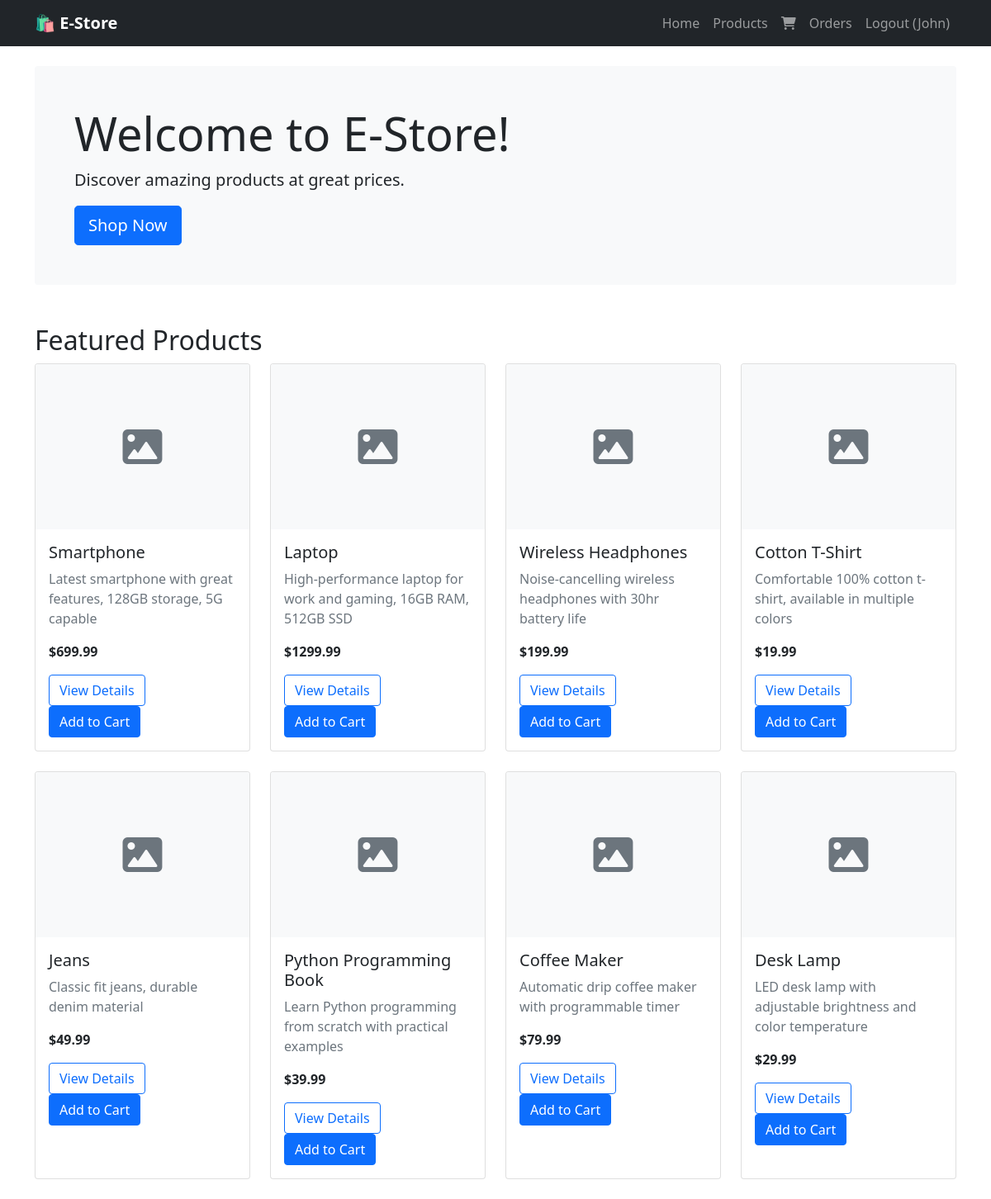
Screenshot of / (signed in) with the database file from the repository.
### store/models.py (models this page shows, shortened)
class Product(models.Model):
    name = models.CharField(max_length=200)
    description = models.TextField()
    price = models.DecimalField(max_digits=10, decimal_places=2, validators=[MinValueValidator(0)])
    category = models.ForeignKey(Category, on_delete=models.CASCADE)
    image = models.ImageField(upload_to='products/', blank=True, null=True)
    stock = models.IntegerField(validators=[MinValueValidator(0)])
    created_at = models.DateTimeField(auto_now_add=True)
    updated_at = models.DateTimeField(auto_now=True)

### store/views.py (the view)
# urls.py: path('', views.home, name='home'),
def home(request):
    products = Product.objects.all()[:8]
    categories = Category.objects.all()
    return render(request, 'home.html', {
        'products': products,
        'categories': categories
    })

### store/context_processors.py (called while the page is built)
def cart_items_count(request):
    if request.user.is_authenticated:
        cart, created = Cart.objects.get_or_create(user=request.user)
        return {'cart_items_count': cart.items.count()}
    return {'cart_items_count': 0}

### templates/home.html
{% extends 'base.html' %}
{% block content %}
<div class="row">
    <div class="col-12">
        <div class="jumbotron bg-light p-5 rounded">
            <h1 class="display-4">Welcome to E-Store!</h1>
            <p class="lead">Discover amazing products at great prices.</p>
            <a class="btn btn-primary btn-lg" href="{% url 'product_list' %}">Shop Now</a>
        </div>
    </div>
</div>
<div class="row mt-5">
    <div class="col-12">
        <h2>Featured Products</h2>
        <div class="row">
            {% for product in products %}
            <div class="col-md-3 mb-4">
                <div class="card product-card h-100">
                    {% if product.image %}
                    <img src="{{ product.image.url }}" class="card-img-top" alt="{{ product.name }}" style="height: 200px; object-fit: cover;">
                    {% else %}
                    <div class="card-img-top bg-light d-flex align-items-center justify-content-center" style="height: 200px;">
                        <i class="fas fa-image fa-3x text-muted"></i>
                    </div>
                    {% endif %}
                    <div class="card-body">
                        <h5 class="card-title">{{ product.name }}</h5>
                        <p class="card-text text-muted">{{ product.description|truncatewords:10 }}</p>
                        <p class="card-text"><strong>${{ product.price }}</strong></p>
                        <a href="{% url 'product_detail' product.id %}" class="btn btn-outline-primary">View Details</a>
                        {% if user.is_authenticated %}
                        <a href="{% url 'add_to_cart' product.id %}" class="btn btn-primary">Add to Cart</a>
                        {% endif %}
                    </div>
                </div>
            </div>
            {% endfor %}
        </div>
    </div>
</div>
{% endblock %}

### templates/base.html (shortened to what this page needs)
<!DOCTYPE html>
<html lang="en">
<head>
    <link href="https://cdn.jsdelivr.net/npm/bootstrap@5.1.3/dist/css/bootstrap.min.css" rel="stylesheet">
    <link rel="stylesheet" href="https://cdnjs.cloudflare.com/ajax/libs/font-awesome/6.0.0/css/all.min.css">
</head>
<body>
    <nav class="navbar navbar-expand-lg navbar-dark bg-dark">
        <div class="container">
            <a class="navbar-brand" href="{% url 'home' %}">🛍️ E-Store</a>
            <div class="navbar-nav ms-auto">
                <a class="nav-link" href="{% url 'home' %}">Home</a>
                <a class="nav-link" href="{% url 'product_list' %}">Products</a>
                {% if user.is_authenticated %}
                    <a class="nav-link position-relative" href="{% url 'cart' %}">
                        <i class="fas fa-shopping-cart"></i>
                    </a>
                    <a class="nav-link" href="{% url 'order_history' %}">Orders</a>
                    <a class="nav-link" href="{% url 'logout' %}">Logout ({{ user.username }})</a>
                {% else %}
                    <a class="nav-link" href="{% url 'login' %}">Login</a>
                    <a class="nav-link" href="{% url 'register' %}">Register</a>
                {% endif %}
            </div>
        </div>
    </nav>
    <div class="container mt-4">
        {% block content %}
        {% endblock %}
    </div>
</body>
</html>

### templates/base.html (style rules this page uses)
.navbar-brand { font-weight: bold; }
.product-card { transition: transform 0.2s; }

### rows the page displays
Product: name "Smartphone", description "Latest smartphone with great features, 128GB storage, 5G capable", price "699.99"
Product: name "Laptop", description "High-performance laptop for work and gaming, 16GB RAM, 512GB SSD", price "1299.99"
Product: name "Wireless Headphones", description "Noise-cancelling wireless headphones with 30hr battery life", price "199.99"
Product: name "Cotton T-Shirt", description "Comfortable 100% cotton t-shirt, available in multiple colors", price "19.99"
Product: name "Jeans", description "Classic fit jeans, durable denim material", price "49.99"
Product: name "Python Programming Book", description "Learn Python programming from scratch with practical examples", price "39.99"
Product: name "Coffee Maker", description "Automatic drip coffee maker with programmable timer", price "79.99"
Product: name "Desk Lamp", description "LED desk lamp with adjustable brightness and color temperature", price "29.99"

### other values shown
{{ user.username }} "John"
